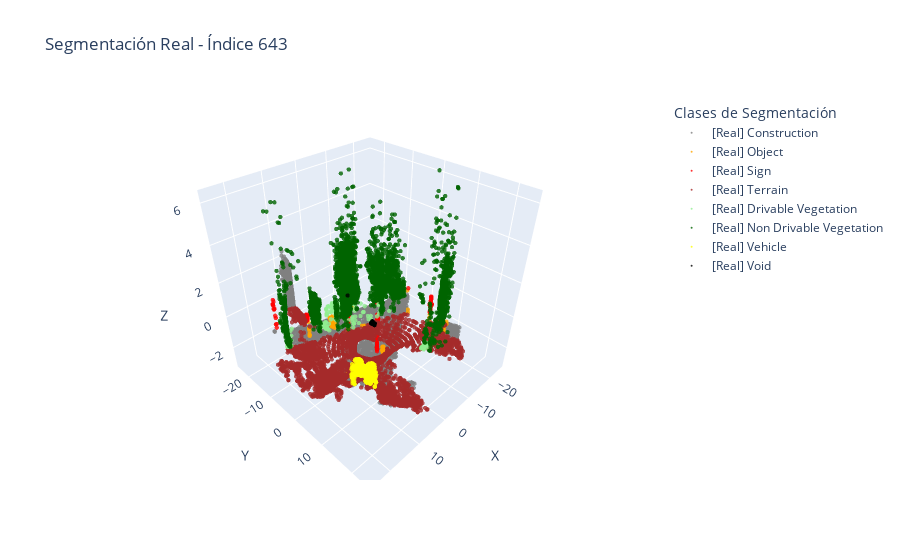
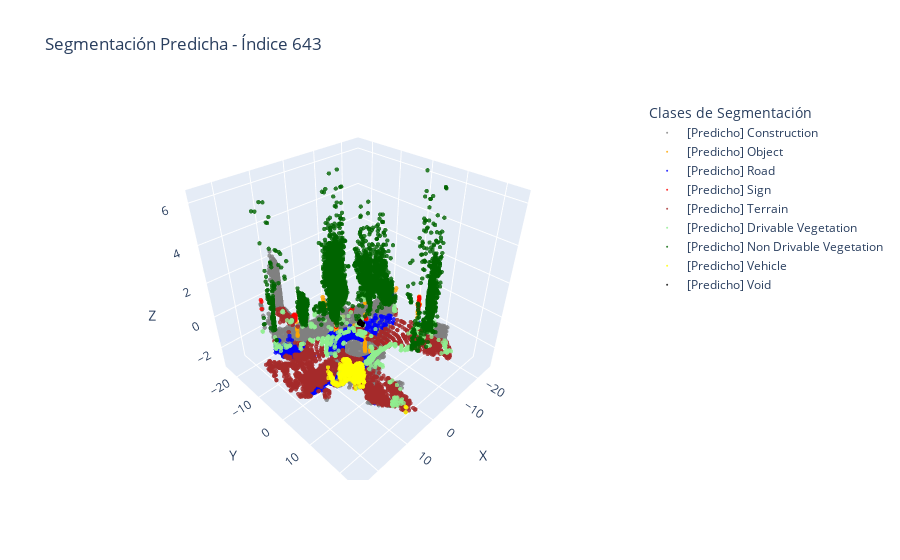

Notebook cell for these charts, in order:
### Code cell
visualizar_comparacion_segmentacion(points_list, labels_list, preds_list, indice=643)

### Figure 1 — Plotly figure (JSON) as saved in the notebook; plotly's stock layout.template omitted (floating-point values rounded to 4 significant figures; data arrays with more than 128 entries replaced by an {"elided": "..."} marker saying what was removed)
{"data": [{"marker": {"color": "gray", "opacity": 0.8, "size": 1.5}, "mode": "markers", "name": "[Real] Construction", "type": "scatter3d", "x": {"elided": "6928 float values"}, "y": {"elided": "6928 float values"}, "z": {"elided": "6928 float values"}}, {"marker": {"color": "orange", "opacity": 0.8, "size": 1.5}, "mode": "markers", "name": "[Real] Object", "type": "scatter3d", "x": {"elided": "284 float values"}, "y": {"elided": "284 float values"}, "z": {"elided": "284 float values"}}, {"marker": {"color": "red", "opacity": 0.8, "size": 1.5}, "mode": "markers", "name": "[Real] Sign", "type": "scatter3d", "x": {"elided": "314 float values"}, "y": {"elided": "314 float values"}, "z": {"elided": "314 float values"}}, {"marker": {"color": "brown", "opacity": 0.8, "size": 1.5}, "mode": "markers", "name": "[Real] Terrain", "type": "scatter3d", "x": {"elided": "3936 float values"}, "y": {"elided": "3936 float values"}, "z": {"elided": "3936 float values"}}, {"marker": {"color": "lightgreen", "opacity": 0.8, "size": 1.5}, "mode": "markers", "name": "[Real] Drivable Vegetation", "type": "scatter3d", "x": {"elided": "196 float values"}, "y": {"elided": "196 float values"}, "z": {"elided": "196 float values"}}, {"marker": {"color": "darkgreen", "opacity": 0.8, "size": 1.5}, "mode": "markers", "name": "[Real] Non Drivable Vegetation", "type": "scatter3d", "x": {"elided": "4200 float values"}, "y": {"elided": "4200 float values"}, "z": {"elided": "4200 float values"}}, {"marker": {"color": "yellow", "opacity": 0.8, "size": 1.5}, "mode": "markers", "name": "[Real] Vehicle", "type": "scatter3d", "x": {"elided": "478 float values"}, "y": {"elided": "478 float values"}, "z": {"elided": "478 float values"}}, {"marker": {"color": "black", "opacity": 0.8, "size": 1.5}, "mode": "markers", "name": "[Real] Void", "type": "scatter3d", "x": [-1.294, -1.136, -1.077, -1.085, -1.171, -1.119, -1.081, -1.033, -1.124, -1.152, -1.156, -0.9924, -1.176, -1.292, -1.344, -1.143, -1.118, -1.131, -1.175, -1.078, -1.081, -1.121, -1.025, -1.055, 5.167, -1.121, -1.155, -1.058, -1.092, -1.125, -1.134, -1.279, -1.108, -1.031, -1.113, -1.193, -1.074, -1.12, -1.126, -1.128, -1.189, -1.153, -1.156, -1.028, -1.329, -1.066, -1.252, -1.357], "y": [0.4664, 0.4699, -0.2485, -0.2574, 0.0944, -0.1354, -0.5035, -0.617, -0.09415, 0.2622, -0.5744, -0.1535, 0.3692, 0.4129, 0.3703, 0.3638, 0.2156, 0.2748, 0.3359, -0.1911, -0.2163, -0.374, -0.09725, -0.2475, -2.564, 0.3613, 0.1404, 0.5024, -0.2143, -0.3018, -0.1626, -0.5932, -0.3561, -0.5703, -0.1264, -0.008951, -0.5739, 0.02854, -0.2323, -0.2413, 0.09171, -0.0002012, 0.02099, -0.5834, 0.3976, -0.1768, -0.5698, -0.5352], "z": [-0.4893, -0.5731, -0.5156, -0.3968, -0.5477, -0.5257, -0.5562, -0.5612, -0.5257, -0.5511, -0.6018, -0.4683, -0.5748, -0.4826, -0.496, -0.5595, -0.5308, -0.5426, -0.5697, -0.5105, -0.5139, -0.5511, -0.4801, -0.5055, 1.546, -0.5494, -0.5426, -0.546, -0.519, -0.4143, -0.5342, -0.5014, -0.5426, -0.5494, -0.5224, -0.5562, -0.568, -0.5224, -0.4089, -0.4102, -0.5562, -0.5376, -0.5393, -0.5511, -0.4933, -0.5038, -0.4893, -0.5188]}], "layout": {"legend": {"title": {"text": "Clases de Segmentación"}}, "scene": {"xaxis": {"title": {"text": "X"}}, "yaxis": {"title": {"text": "Y"}}, "zaxis": {"title": {"text": "Z"}}}, "title": {"text": "Segmentación Real - Índice 643"}}}

### Figure 2 — Plotly figure (JSON) as saved in the notebook; plotly's stock layout.template omitted (floating-point values rounded to 4 significant figures; data arrays with more than 128 entries replaced by an {"elided": "..."} marker saying what was removed)
{"data": [{"marker": {"color": "gray", "opacity": 0.8, "size": 1.5}, "mode": "markers", "name": "[Predicho] Construction", "type": "scatter3d", "x": {"elided": "7296 float values"}, "y": {"elided": "7296 float values"}, "z": {"elided": "7296 float values"}}, {"marker": {"color": "orange", "opacity": 0.8, "size": 1.5}, "mode": "markers", "name": "[Predicho] Object", "type": "scatter3d", "x": {"elided": "210 float values"}, "y": {"elided": "210 float values"}, "z": {"elided": "210 float values"}}, {"marker": {"color": "blue", "opacity": 0.8, "size": 1.5}, "mode": "markers", "name": "[Predicho] Road", "type": "scatter3d", "x": {"elided": "857 float values"}, "y": {"elided": "857 float values"}, "z": {"elided": "857 float values"}}, {"marker": {"color": "red", "opacity": 0.8, "size": 1.5}, "mode": "markers", "name": "[Predicho] Sign", "type": "scatter3d", "x": {"elided": "233 float values"}, "y": {"elided": "233 float values"}, "z": {"elided": "233 float values"}}, {"marker": {"color": "brown", "opacity": 0.8, "size": 1.5}, "mode": "markers", "name": "[Predicho] Terrain", "type": "scatter3d", "x": {"elided": "2405 float values"}, "y": {"elided": "2405 float values"}, "z": {"elided": "2405 float values"}}, {"marker": {"color": "lightgreen", "opacity": 0.8, "size": 1.5}, "mode": "markers", "name": "[Predicho] Drivable Vegetation", "type": "scatter3d", "x": {"elided": "646 float values"}, "y": {"elided": "646 float values"}, "z": {"elided": "646 float values"}}, {"marker": {"color": "darkgreen", "opacity": 0.8, "size": 1.5}, "mode": "markers", "name": "[Predicho] Non Drivable Vegetation", "type": "scatter3d", "x": {"elided": "4180 float values"}, "y": {"elided": "4180 float values"}, "z": {"elided": "4180 float values"}}, {"marker": {"color": "yellow", "opacity": 0.8, "size": 1.5}, "mode": "markers", "name": "[Predicho] Vehicle", "type": "scatter3d", "x": {"elided": "510 float values"}, "y": {"elided": "510 float values"}, "z": {"elided": "510 float values"}}, {"marker": {"color": "black", "opacity": 0.8, "size": 1.5}, "mode": "markers", "name": "[Predicho] Void", "type": "scatter3d", "x": [-1.294, -1.136, -1.077, -1.085, -1.171, -1.119, -1.081, -1.033, -1.124, -1.152, -1.156, -0.9924, -1.176, -1.292, -1.344, -1.143, -1.118, -1.131, -1.175, -1.078, -1.081, -1.121, -1.025, -1.055, -1.121, -1.155, -1.058, -1.092, -1.125, -1.134, -1.279, -1.108, -1.031, -1.113, -1.193, -1.074, -1.12, -1.126, -1.128, -1.189, -1.153, -1.156, -1.028, -1.329, -1.066, -1.252, -1.357], "y": [0.4664, 0.4699, -0.2485, -0.2574, 0.0944, -0.1354, -0.5035, -0.617, -0.09415, 0.2622, -0.5744, -0.1535, 0.3692, 0.4129, 0.3703, 0.3638, 0.2156, 0.2748, 0.3359, -0.1911, -0.2163, -0.374, -0.09725, -0.2475, 0.3613, 0.1404, 0.5024, -0.2143, -0.3018, -0.1626, -0.5932, -0.3561, -0.5703, -0.1264, -0.008951, -0.5739, 0.02854, -0.2323, -0.2413, 0.09171, -0.0002012, 0.02099, -0.5834, 0.3976, -0.1768, -0.5698, -0.5352], "z": [-0.4893, -0.5731, -0.5156, -0.3968, -0.5477, -0.5257, -0.5562, -0.5612, -0.5257, -0.5511, -0.6018, -0.4683, -0.5748, -0.4826, -0.496, -0.5595, -0.5308, -0.5426, -0.5697, -0.5105, -0.5139, -0.5511, -0.4801, -0.5055, -0.5494, -0.5426, -0.546, -0.519, -0.4143, -0.5342, -0.5014, -0.5426, -0.5494, -0.5224, -0.5562, -0.568, -0.5224, -0.4089, -0.4102, -0.5562, -0.5376, -0.5393, -0.5511, -0.4933, -0.5038, -0.4893, -0.5188]}], "layout": {"legend": {"title": {"text": "Clases de Segmentación"}}, "scene": {"xaxis": {"title": {"text": "X"}}, "yaxis": {"title": {"text": "Y"}}, "zaxis": {"title": {"text": "Z"}}}, "title": {"text": "Segmentación Predicha - Índice 643"}}}
